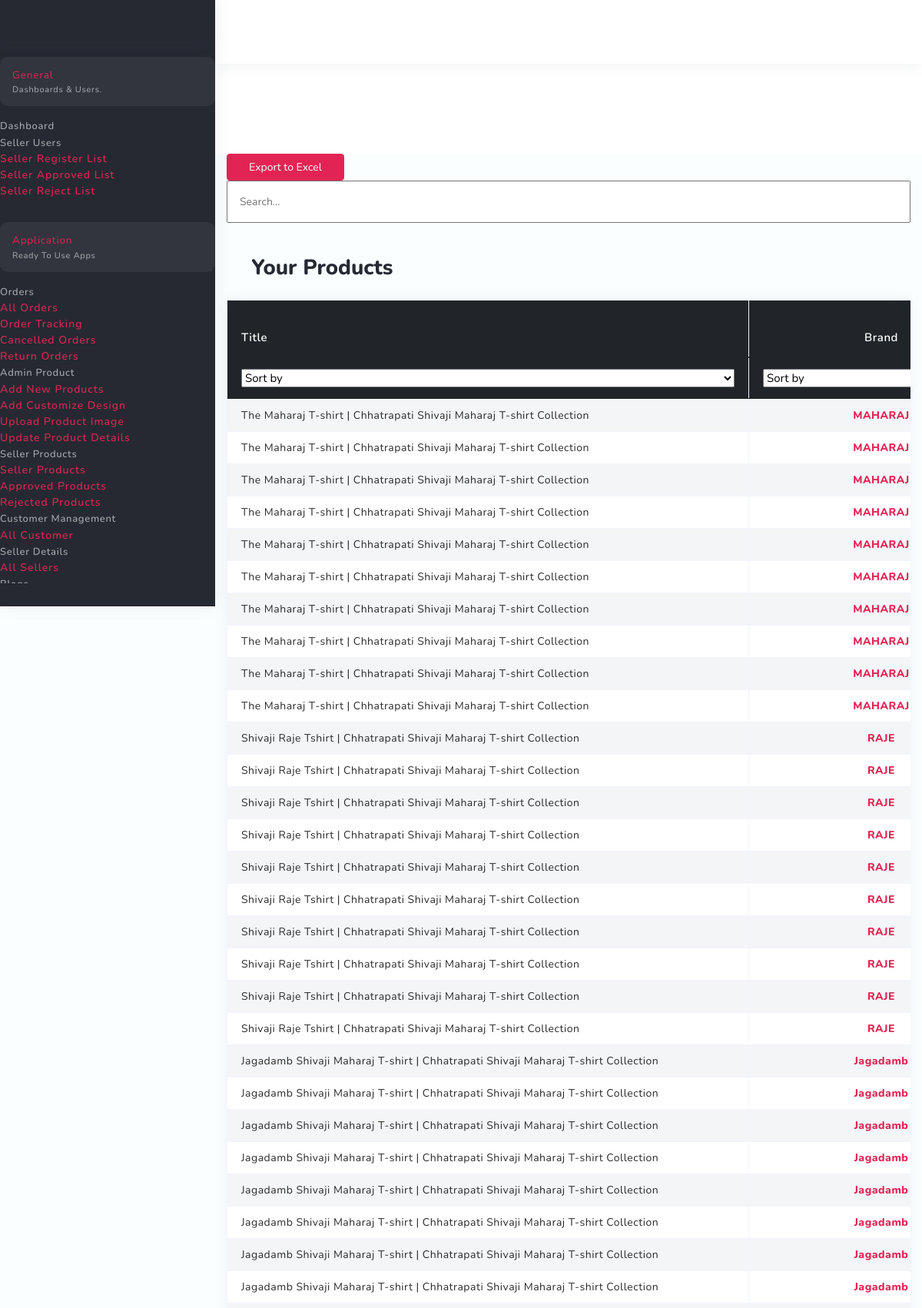
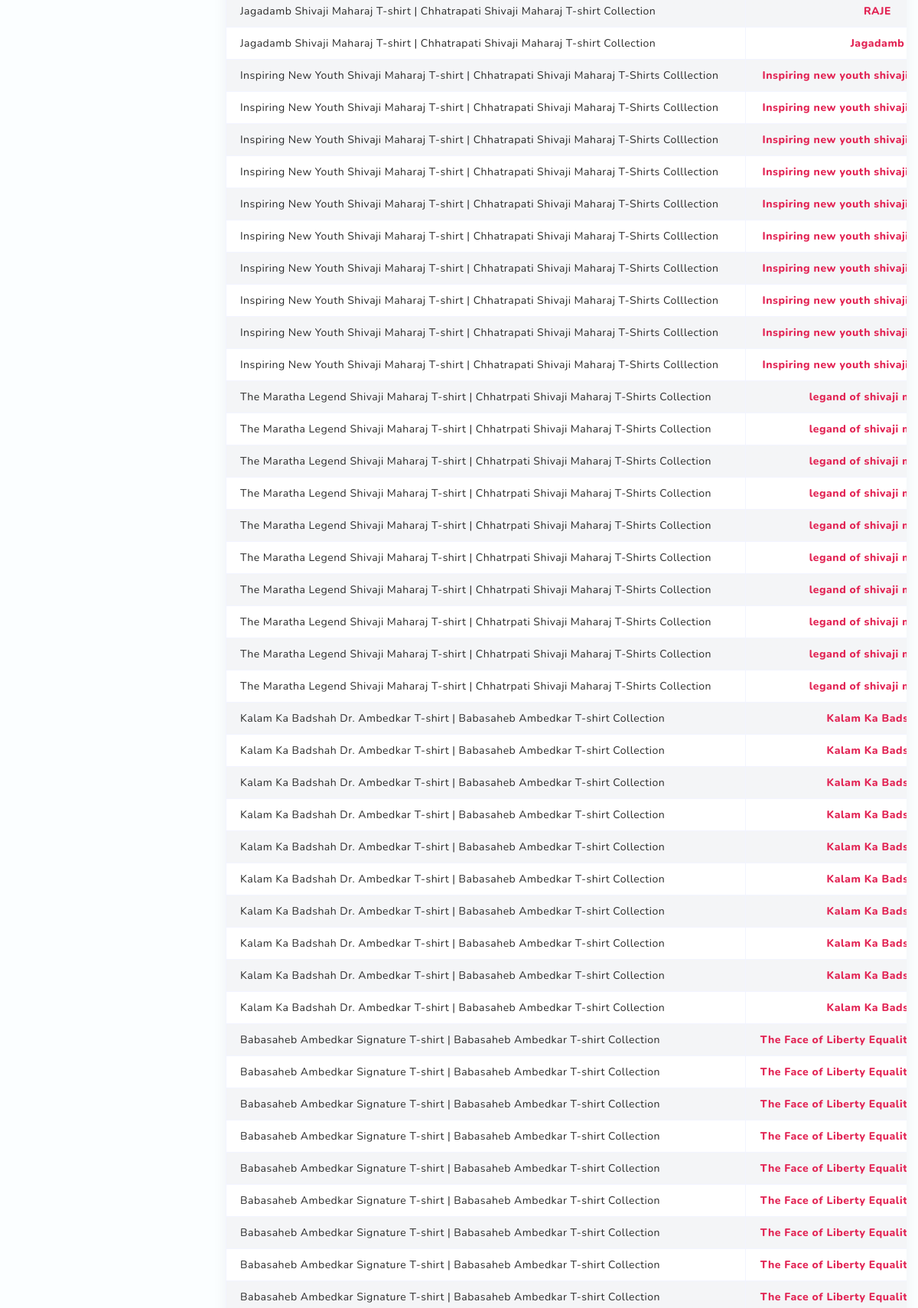
Page /inventory_report/ (upper part) on the committed database (2 pictures, top to bottom).
### seller/models.py (models this page shows, shortened)
class product_seller(models.Model):
    user = models.ForeignKey(VrUser, on_delete=models.CASCADE, default=None, null=True)
    SKUId = models.CharField(max_length=150,blank=True, null=True)
    title = models.CharField(max_length=700,blank=True, null=True)
    description = models.CharField(max_length=1000,blank=True, null=True)
    brand = models.CharField(max_length=100,blank=True, null=True)
    category = models.CharField(choices=CATEGORY_CHOICE,max_length=50,null=True)
    product_type = models.CharField(choices=type_choice,max_length=50)
    product_image = models.ImageField(upload_to='upload_products',blank=True,null=True,default="")
    back_image = models.ImageField(upload_to='upload_products',blank=True,null=True,default="")
    left_image = models.ImageField(upload_to='upload_products',blank=True,null=True,default="")
    right_image = models.ImageField(upload_to='upload_products',blank=True,null=True,default="")
    product_video = models.FileField(upload_to='productvideos',default="",null=True,blank=True)
    product_video_url = models.URLField(max_length=200,blank=True,null=True)
    selling_price = models.FloatField(null=True, blank=True)
    discount_price = models.FloatField(null=True, blank=True, default=0.0)
    discount_type = models.CharField(max_length=100,default="",null=True,blank=True)
    actual_price = models.FloatField(default=0.0)
    product_date=models.DateTimeField(default=datetime.now, blank=True)
    product_date1 = models.CharField(max_length=200, blank=True, null=True)
    product_approved = models.BooleanField(default=False)
    product_reject = models.BooleanField(default=False)
    quantity= models.CharField(max_length=100,default="",null=True,blank=True)
    size= models.CharField(max_length=100,default="",null=True,blank=True)
    product_id=models.CharField(max_length=100,default="",null=True,blank=True)
    sub_category=models.CharField(max_length=100,default="",null=True,blank=True)
    gender=models.CharField(max_length=100,default="",null=True,blank=True)
    product_instruction=models.CharField(max_length=500,default="",null=True,blank=True)
    manufacturer=models.CharField(max_length=100,default="",null=True,blank=True)
    model_name=models.CharField(max_length=100,default="",null=True,blank=True)
    model_number=models.CharField(max_length=100,default="",null=True,blank=True)
    age_range_description=models.CharField(max_length=100,default="",null=True,blank=True)
    bullet_point=models.CharField(max_length=1000,default="",null=True,blank=True)
    special_feature=models.CharField(max_length=2000,default="",null=True,blank=True)
    material_type=models.CharField(max_length=100,default="",null=True,blank=True)
    manufacturer_contact=models.CharField(max_length=100,default="",null=True,blank=True)
    colour=models.CharField(max_length=100,default="",null=True,blank=True)
    prod_id = models.CharField(max_length=10,null=True, blank=True)
    image_src=models.ImageField(upload_to='customize',blank=True,null=True,default="")
    tshirt_size=models.CharField(max_length=250, default=None, null=True, blank=True)
    jsonfiles=models.FileField(upload_to='json_files', blank=True, null=True, default=None)
    t_shirt_color=models.CharField(max_length=250, default=None, null=True, blank=True)
    tshirt_owndesign_s=models.ImageField(upload_to='customize',blank=True,null=True,default="")
    product_story=models.TextField(max_length=500,default='',blank=True, null=True)
    average_rating=models.CharField(max_length=10,default="",null=True,blank=True)
    discount_percentage = models.FloatField(null=True, blank=True, default=0.0)

### Admin/views.py (the view)
# urls.py: path('inventory_report/',inventory_report,name='inventory_report'),
def inventory_report(request):
    aggregated_products = product_seller.objects.values(
        'id', 'title', 'brand', 'product_type', 'category', 'colour', 'size', 'selling_price'
    ).annotate(
        total_quantity=Sum('quantity'),
    )
    for product in aggregated_products:
        total_ordered = OrderPlaced.objects.filter(product_id=product['id']).aggregate(total_ordered=Sum('quantity'))['total_ordered'] or 0
        product['total_ordered'] = total_ordered
    for product in aggregated_products:
        total_returned = OrderPlaced.objects.filter(product_id=product['id'], returned=True).aggregate(total_returned=Sum('quantity'))['total_returned'] or 0
        product['total_returned'] = total_returned
    for product in aggregated_products:
        total_canceled = CanceledOrder.objects.filter(product_id=product['id'], canceled=True).aggregate(total_canceled=Sum('quantity'))['total_canceled'] or 0
        product['total_canceled'] = total_canceled
    return render(request, 'admin/inventory_report.html', {'products': aggregated_products})

### templates/admin/inventory_report.html (shortened to what this page needs)
{% extends 'admin_base.html' %}
{% block content %}
<!DOCTYPE html>
{% load static %}
<html lang="en">
<head>
    <link href="https://stackpath.bootstrapcdn.com/bootstrap/4.5.2/css/bootstrap.min.css" rel="stylesheet">
  <link rel="stylesheet" href="/static/assets/css/linearicon.css" />
  <link
    rel="stylesheet"
    type="text/css"
    href="/static/assets/css/vendors/font-awesome.css"
  />
  <link
    rel="stylesheet"
    type="text/css"
    href="/static/assets/css/vendors/themify.css"
  />
  <link
    rel="stylesheet"
    type="text/css"
    href="/static/assets/css/ratio.css"
  />
  <link
    rel="stylesheet"
    type="text/css"
    href="/static/assets/css/vendors/feather-icon.css"
  />
  <link
    rel="stylesheet"
    type="text/css"
    href="/static/assets/css/vendors/scrollbar.css"
  />
  <link
    rel="stylesheet"
    type="text/css"
    href="/static/assets/css/vendors/animate.css"
  />
  <link
    rel="stylesheet"
    type="text/css"
    href="/static/assets/css/vendors/bootstrap.css"
  />
  <link
    rel="stylesheet"
    type="text/css"
    href="/static/assets/css/vector-map.css"
  />
  <link
    rel="stylesheet"
    type="text/css"
    href="/static/assets/css/slick.css"
  />
  <link
    rel="stylesheet"
    type="text/css"
    href="/static/assets/css/slick-theme.css"
  />
  <link
    rel="stylesheet"
    type="text/css"
    href="/static/assets/css/style.css"
  />
  <link
    rel="stylesheet"
    type="text/css"
    href="/static/assets/css/responsive.css"
  />
</head>
<body>
    <div class="page-wrapper compact-wrapper dark-sidebar" id="pageWrapper">
        <div class="page-body-wrapper">
            <div class="page-body " style="margin-top: 200px;">
                <button id="export-btn" class="btn btn-primary">Export to Excel</button>
                <input class="form-group" type="text" id="searchInput" onkeyup="searchTable()" placeholder="Search..." style="width: 100%; padding: 15px;">
                <div class="title-header"> <h5>Your Products</h5> </div>
                <div class="card">
                    <div class="row">
                        <div class="col-sm-12">
                            <div class="table-responsive table-desi">
                                <table class="table table-hover table-striped table-bordered text-center vendor-table" id="vendor-table">
                                    <thead class="table-dark">
                                        <tr>
                                            <th>Title</th>
                                            <th>Brand</th>
                                        </tr>
                                        <tr id="dropdowns-row">
                                            <th></th>
                                            <th></th>
                                        </tr>
                                    </thead>
                                    <tbody>
                                        {% for product in products %}
                                        <tr>
                                            <td>{{ product.title }}</td>
                                            <td>{{ product.brand }}</td>
                                        </tr>
                                        {% endfor %}
                                    </tbody>
                                </table>
                            </div>
                        </div>
                    </div>
                </div>
            </div>
        </div>
    </div>
</body>
</html>
{% endblock %}

### rows in the picture
product_seller: title "Jagadamb Shivaji Maharaj T-shirt | Chhatrapati Shivaji Maharaj T-shirt Collection", brand "RAJE"

### other values in the picture
{{ product.title }} "The Maharaj T-shirt | Chhatrapati Shivaji Maharaj T-shirt Collection" "The Maharaj T-shirt | Chhatrapati Shivaji Maharaj T-shirt Collection" "The Maharaj T-shirt | Chhatrapati Shivaji Maharaj T-shirt Collection" "The Maharaj T-shirt | Chhatrapati Shivaji Maharaj T-shirt Collection" "The Maharaj T-shirt | Chhatrapati Shivaji Maharaj T-shirt Collection" "The Maharaj T-shirt | Chhatrapati Shivaji Maharaj T-shirt Collection" "The Maharaj T-shirt | Chhatrapati Shivaji Maharaj T-shirt Collection" "The Maharaj T-shirt | Chhatrapati Shivaji Maharaj T-shirt Collection" "The Maharaj T-shirt | Chhatrapati Shivaji Maharaj T-shirt Collection" "The Maharaj T-shirt | Chhatrapati Shivaji Maharaj T-shirt Collection" "Shivaji Raje Tshirt | Chhatrapati Shivaji Maharaj T-shirt Collection" "Shivaji Raje Tshirt | Chhatrapati Shivaji Maharaj T-shirt Collection" "Shivaji Raje Tshirt | Chhatrapati Shivaji Maharaj T-shirt Collection" "Shivaji Raje Tshirt | Chhatrapati Shivaji Maharaj T-shirt Collection" "Shivaji Raje Tshirt | Chhatrapati Shivaji Maharaj T-shirt Collection" "Shivaji Raje Tshirt | Chhatrapati Shivaji Maharaj T-shirt Collection" "Shivaji Raje Tshirt | Chhatrapati Shivaji Maharaj T-shirt Collection" "Shivaji Raje Tshirt | Chhatrapati Shivaji Maharaj T-shirt Collection" "Shivaji Raje Tshirt | Chhatrapati Shivaji Maharaj T-shirt Collection" "Shivaji Raje Tshirt | Chhatrapati Shivaji Maharaj T-shirt Collection" "Jagadamb Shivaji Maharaj T-shirt | Chhatrapati Shivaji Maharaj T-shirt Collection" "Jagadamb Shivaji Maharaj T-shirt | Chhatrapati Shivaji Maharaj T-shirt Collection" "Jagadamb Shivaji Maharaj T-shirt | Chhatrapati Shivaji Maharaj T-shirt Collection" "Jagadamb Shivaji Maharaj T-shirt | Chhatrapati Shivaji Maharaj T-shirt Collection" "Jagadamb Shivaji Maharaj T-shirt | Chhatrapati Shivaji Maharaj T-shirt Collection" "Jagadamb Shivaji Maharaj T-shirt | Chhatrapati Shivaji Maharaj T-shirt Collection" "Jagadamb Shivaji Maharaj T-shirt | Chhatrapati Shivaji Maharaj T-shirt Collection" "Jagadamb Shivaji Maharaj T-shirt | Chhatrapati Shivaji Maharaj T-shirt Collection" "Jagadamb Shivaji Maharaj T-shirt | Chhatrapati Shivaji Maharaj T-shirt Collection" "Inspiring New Youth Shivaji Maharaj T-shirt | Chhatrapati Shivaji Maharaj T-Shirts Colllection" "Inspiring New Youth Shivaji Maharaj T-shirt | Chhatrapati Shivaji Maharaj T-Shirts Colllection" "Inspiring New Youth Shivaji Maharaj T-shirt | Chhatrapati Shivaji Maharaj T-Shirts Colllection" "Inspiring New Youth Shivaji Maharaj T-shirt | Chhatrapati Shivaji Maharaj T-Shirts Colllection" "Inspiring New Youth Shivaji Maharaj T-shirt | Chhatrapati Shivaji Maharaj T-Shirts Colllection" "Inspiring New Youth Shivaji Maharaj T-shirt | Chhatrapati Shivaji Maharaj T-Shirts Colllection" "Inspiring New Youth Shivaji Maharaj T-shirt | Chhatrapati Shivaji Maharaj T-Shirts Colllection" "Inspiring New Youth Shivaji Maharaj T-shirt | Chhatrapati Shivaji Maharaj T-Shirts Colllection" "Inspiring New Youth Shivaji Maharaj T-shirt | Chhatrapati Shivaji Maharaj T-Shirts Colllection" "Inspiring New Youth Shivaji Maharaj T-shirt | Chhatrapati Shivaji Maharaj T-Shirts Colllection" "The Maratha Legend Shivaji Maharaj T-shirt | Chhatrpati Shivaji Maharaj T-Shirts Collection" "The Maratha Legend Shivaji Maharaj T-shirt | Chhatrpati Shivaji Maharaj T-Shirts Collection" "The Maratha Legend Shivaji Maharaj T-shirt | Chhatrpati Shivaji Maharaj T-Shirts Collection" "The Maratha Legend Shivaji Maharaj T-shirt | Chhatrpati Shivaji Maharaj T-Shirts Collection" "The Maratha Legend Shivaji Maharaj T-shirt | Chhatrpati Shivaji Maharaj T-Shirts Collection" "The Maratha Legend Shivaji Maharaj T-shirt | Chhatrpati Shivaji Maharaj T-Shirts Collection" "The Maratha Legend Shivaji Maharaj T-shirt | Chhatrpati Shivaji Maharaj T-Shirts Collection" "The Maratha Legend Shivaji Maharaj T-shirt | Chhatrpati Shivaji Maharaj T-Shirts Collection" "The Maratha Legend Shivaji Maharaj T-shirt | Chhatrpati Shivaji Maharaj T-Shirts Collection" "The Maratha Legend Shivaji Maharaj T-shirt | Chhatrpati Shivaji Maharaj T-Shirts Collection" "Kalam Ka Badshah Dr. Ambedkar T-shirt | Babasaheb Ambedkar T-shirt Collection" "Kalam Ka Badshah Dr. Ambedkar T-shirt | Babasaheb Ambedkar T-shirt Collection" "Kalam Ka Badshah Dr. Ambedkar T-shirt | Babasaheb Ambedkar T-shirt Collection" "Kalam Ka Badshah Dr. Ambedkar T-shirt | Babasaheb Ambedkar T-shirt Collection" "Kalam Ka Badshah Dr. Ambedkar T-shirt | Babasaheb Ambedkar T-shirt Collection" "Kalam Ka Badshah Dr. Ambedkar T-shirt | Babasaheb Ambedkar T-shirt Collection" "Kalam Ka Badshah Dr. Ambedkar T-shirt | Babasaheb Ambedkar T-shirt Collection" "Kalam Ka Badshah Dr. Ambedkar T-shirt | Babasaheb Ambedkar T-shirt Collection" "Kalam Ka Badshah Dr. Ambedkar T-shirt | Babasaheb Ambedkar T-shirt Collection" "Kalam Ka Badshah Dr. Ambedkar T-shirt | Babasaheb Ambedkar T-shirt Collection" "Babasaheb Ambedkar Signature T-shirt | Babasaheb Ambedkar T-shirt Collection" "Babasaheb Ambedkar Signature T-shirt | Babasaheb Ambedkar T-shirt Collection" "Babasaheb Ambedkar Signature T-shirt | Babasaheb Ambedkar T-shirt Collection" "Babasaheb Ambedkar Signature T-shirt | Babasaheb Ambedkar T-shirt Collection" "Babasaheb Ambedkar Signature T-shirt | Babasaheb Ambedkar T-shirt Collection" "Babasaheb Ambedkar Signature T-shirt | Babasaheb Ambedkar T-shirt Collection" "Babasaheb Ambedkar Signature T-shirt | Babasaheb Ambedkar T-shirt Collection" "Babasaheb Ambedkar Signature T-shirt | Babasaheb Ambedkar T-shirt Collection" "Babasaheb Ambedkar Signature T-shirt | Babasaheb Ambedkar T-shirt Collection"
{{ product.brand }} "MAHARAJ" "MAHARAJ" "MAHARAJ" "MAHARAJ" "MAHARAJ" "MAHARAJ" "MAHARAJ" "MAHARAJ" "MAHARAJ" "MAHARAJ" "RAJE" "RAJE" "RAJE" "RAJE" "RAJE" "RAJE" "RAJE" "RAJE" "RAJE" "RAJE" "Jagadamb" "Jagadamb" "Jagadamb" "Jagadamb" "Jagadamb" "Jagadamb" "Jagadamb" "Jagadamb" "Jagadamb" "Inspiring new youth…" "Inspiring new youth…" "Inspiring new youth…" "Inspiring new youth…" "Inspiring new youth…" "Inspiring new youth…" "Inspiring new youth…" "Inspiring new youth…" "Inspiring new youth…" "Inspiring new youth…" "legand of shivaji…" "legand of shivaji…" "legand of shivaji…" "legand of shivaji…" "legand of shivaji…" "legand of shivaji…" "legand of shivaji…" "legand of shivaji…" "legand of shivaji…" "legand of shivaji…" "Kalam Ka…" "Kalam Ka…" "Kalam Ka…" "Kalam Ka…" "Kalam Ka…" "Kalam Ka…" "Kalam Ka…" "Kalam Ka…" "Kalam Ka…" "Kalam Ka…" "The Face of Liberty…" "The Face of Liberty…" "The Face of Liberty…" "The Face of Liberty…" "The Face of Liberty…" "The Face of Liberty…" "The Face of Liberty…" "The Face of Liberty…" "The Face of Liberty…"
